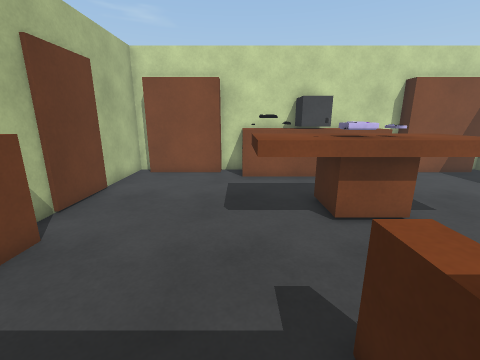
view 1 (above)

12 first-person views from a walk through a scene from a Unity 3-D project. The camera is 1.4 m above the floor, tilts 14° down and sees 90° across. The floor is counted in squares, 0.5 m on a side. Each view is taken from the middle of a square. On the plan, view 1 faces up. The plan holds only what a view shows up to about 18 squares ahead; the rest is blank. The place goes on beyond the plan. The player is left out.

view 2
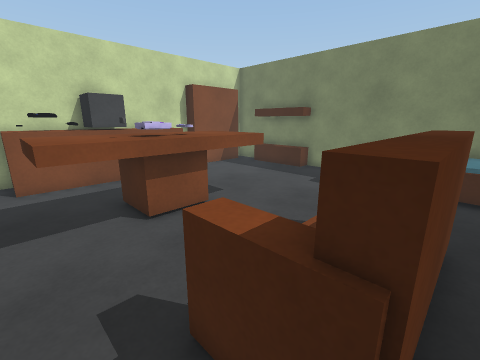

view 3
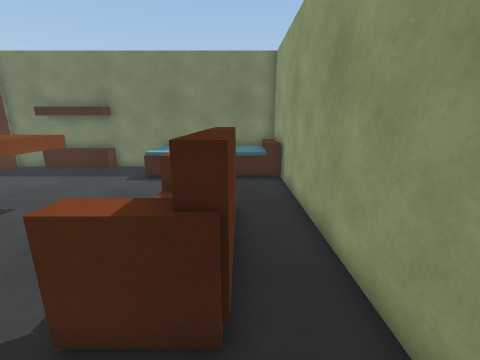

view 4
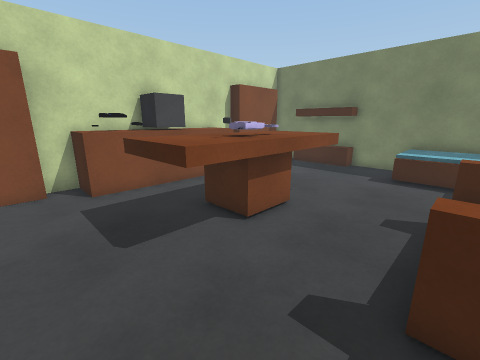

view 5
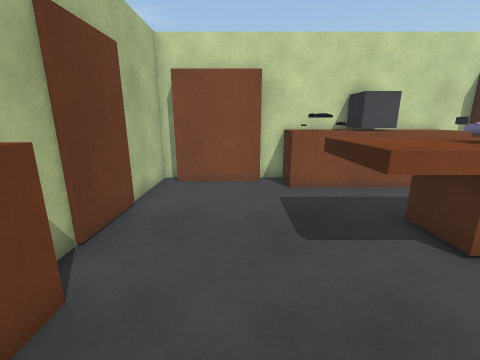

view 6
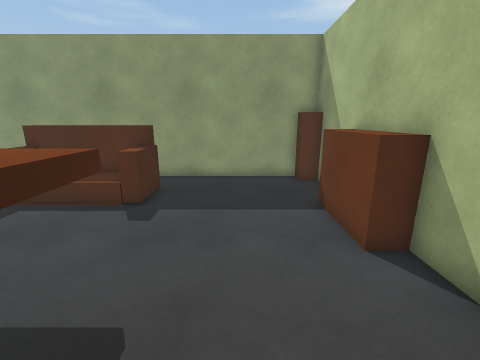

view 7
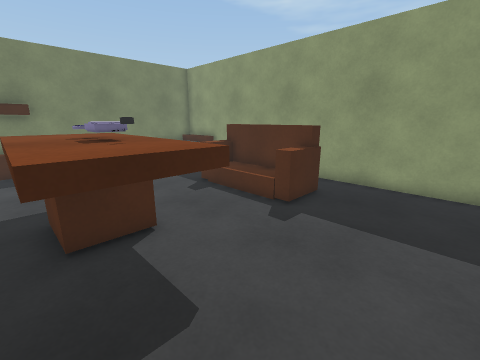

view 8
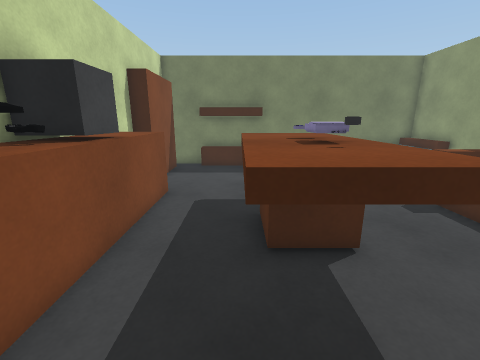

view 9
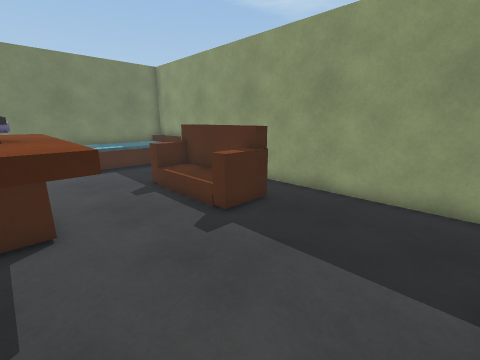

view 10
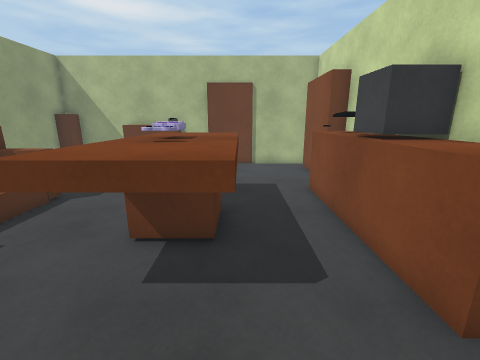

view 11
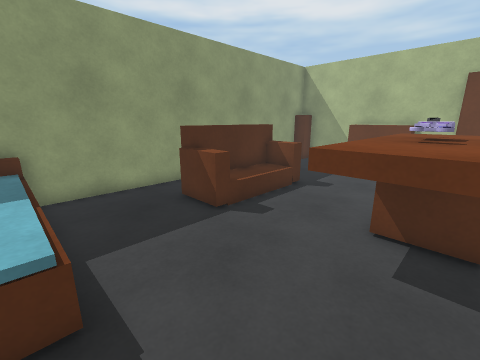

view 12
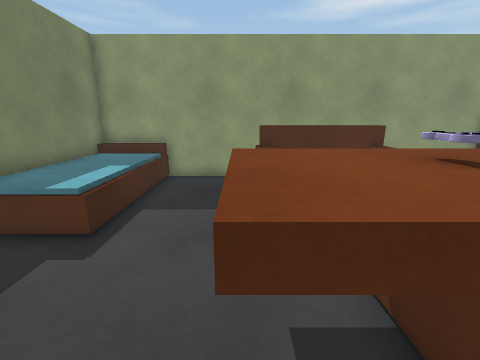

### Floor plan
Key: @ floor where view 1 was taken; # wall or solid block; . main floor; : floor 0.75 m higher than the main floor; = window, fence, low wall or low ledge; ^ raised ledge; C cube; B brown block; O other object.
Columns run from 6 left of view 1 to 14 right of it. Each row starts with its distance up from view 1.
 14      ###########
 13 ######^OO#CC^^ #####
 12 #.....^^^##^^^.....#
 11 #..................#
 10 #..................##
  9 #......^^^^^^^.....##
  8 #......^^^^^^^.....##
  7 #......^^O#O^^......#
  6 #......^^^^^^^......#
  5 #B..................#
  4 #B...............:::#
  3 #B...............:::#
  2 #B.....=OOOOO....:::#
  1 #......======....:::#
  0 #.....@======....:::#
 -1 ##...............:::#
 -2 #####################

Positions as (right, up) in squares from view 1, and headings:
1: (0, 0), facing up
2: (0, 0), facing up-right
3: (-1, 0), facing right
4: (-2, 2), facing up-right
5: (-2, 2), facing up
6: (-2, 10), facing down
7: (-3, 9), facing down-right
8: (-2, 9), facing right
9: (-4, 7), facing down-right
10: (10, 9), facing left
11: (11, 8), facing down-left
12: (7, 10), facing down
